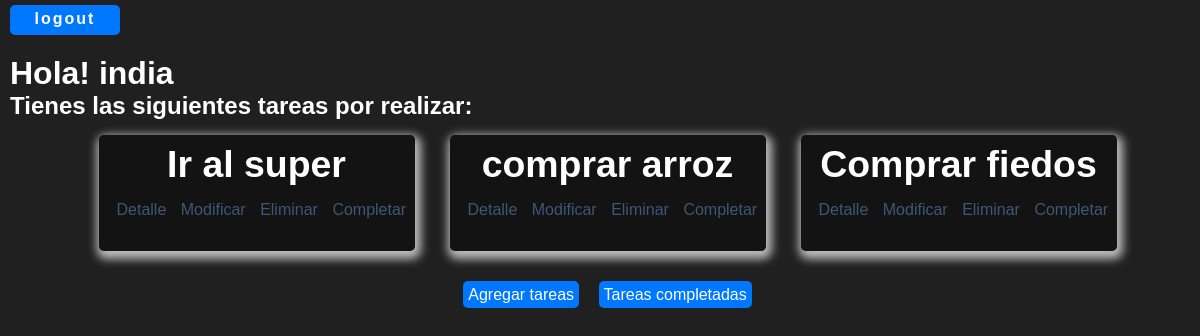
Page /task/ (signed in) on the earlier database version.
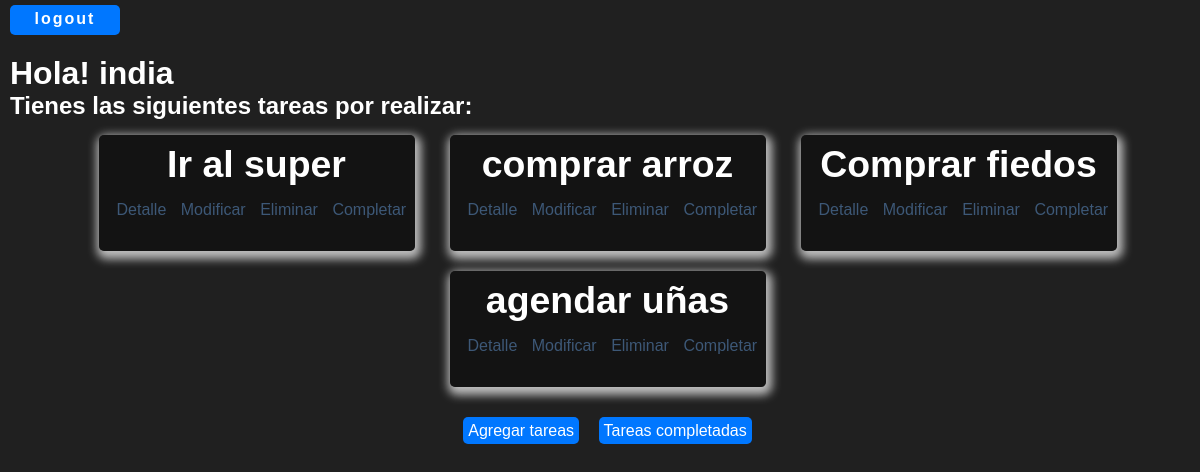
Same page on the later database version.
### myapp/models.py (models this page shows)
class Task(models.Model):
  title =models.CharField(max_length=15)
  description = models.TextField(blank=True)
  create = models.DateTimeField(auto_now_add=True)
  datecompleted = models.DateTimeField(null=True,blank=True)
  important = models.BooleanField(default=False)
  user = models.ForeignKey(User, on_delete=models.CASCADE)
  def __str__(self):
    return f"{self.title} - {self.user.username}"

### myapp/views.py (the view)
# urls.py: path("task/",views.task, name="task"),
@login_required
def task(request):
  user_active = request.user
  task_user = Task.objects.filter(user=user_active)
  print(task_user)
  return render(request,"task/index.html",{
    "tasks":task_user
  })

### myapp/templates/task/index.html (shortened to what this page needs)
{% extends 'base.html'%} {% load static %}
{% block content %} {% if user.is_authenticated %}
<div class="btnL">
  <a href="/logout">logout</a>
</div>
{% endif %}
<div class="containerTask">
  <h1 class="username">Hola! {{ user.username }}</h1>
  {% if tasks %}
  <h2>Tienes las siguientes tareas por realizar:</h2>
  <ul class="containerCard">
    {% for task in tasks %}
    {% if not task.datecompleted %}
    <li class="card">
      <div class="titleTask">
        <h3>{{ task.title }}</h3>
      </div>
      <div class="containerOp">
        <a href="{% url 'task_detail' task.id %}" class="option">Detalle</a>
        <a href="{% url 'update_task' task.id %}" class="option">Modificar</a>
        <a href="{% url 'task_delete' task.id %}" class="option">Eliminar</a>
        <a href="{% url 'task_completed' task.id %}" class="option"
          >Completar</a
        >
      </div>
    </li>
    {% endif %} {% endfor %}
  </ul>
  {% else %}
  <h2>No hay tareas pendiente</h2>
  {% endif %}
  <div class="links">
    <a href="{% url 'create_task' %}">Agregar tareas</a>
    <a href="{% url 'tasks_completed_list' %}">Tareas completadas</a>
  </div>
</div>
{% endblock %}

Differences in the rows shown:
added Task: title "agendar uñas"
